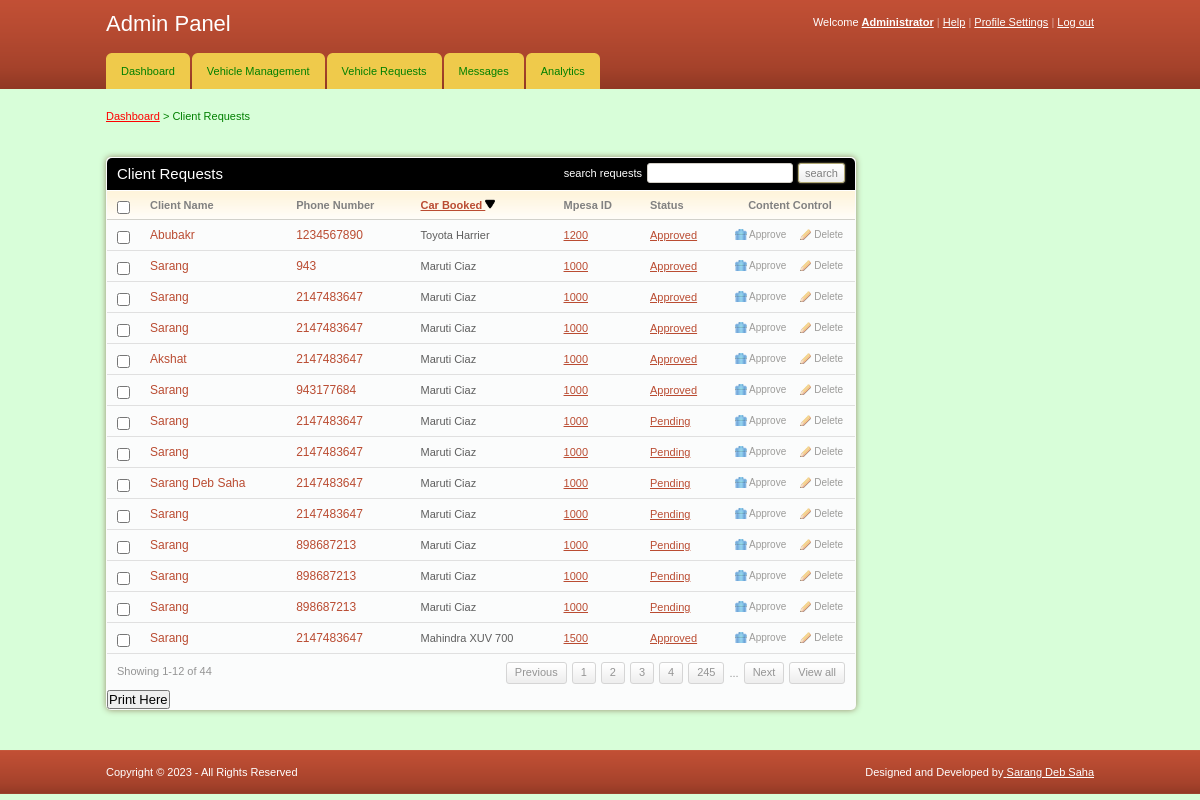
/admin/requests_desc.php (signed in), run on the app's committed database.
### tables this page shows
CREATE TABLE `client` (
  `client_id` int(11) NOT NULL,
  `fname` varchar(255) NOT NULL,
  `email` varchar(255) NOT NULL,
  `id_no` int(11) NOT NULL,
  `phone` int(11) NOT NULL,
  `location` varchar(255) NOT NULL,
  `gender` varchar(255) NOT NULL,
  `car_id` int(11) NOT NULL,
  `status` varchar(255) NOT NULL,
  `mpesa` varchar(255) NOT NULL,
  `date_from` date NOT NULL,
  `date_to` date NOT NULL
);

CREATE TABLE `cars` (
  `car_id` int(11) NOT NULL,
  `car_name` varchar(255) NOT NULL,
  `car_type` varchar(255) NOT NULL,
  `image` text NOT NULL,
  `hire_cost` int(11) NOT NULL,
  `car_no` varchar(15) NOT NULL,
  `capacity` int(11) NOT NULL,
  `status` varchar(255) NOT NULL
);

### admin/requests_desc.php (the view, shortened to what this page needs)
<!DOCTYPE html PUBLIC "-//W3C//DTD XHTML 1.0 Transitional//EN" "http://www.w3.org/TR/xhtml1/DTD/xhtml1-transitional.dtd">
<html xmlns="http://www.w3.org/1999/xhtml">
<head>
	<link rel="stylesheet" href="css/style.css" type="text/css" media="all" />
</head>
<body>
<div id="header">
	<div class="shell">
		<?php
			include 'menu.php';
		?>
	</div>
</div>
<div id="container">
	<div class="shell">
		<div class="small-nav">
			<a href="index.php">Dashboard</a>
			<span>&gt;</span>
			Client Requests
		</div>
		<br />
		<div id="main">
			<div id="content">
				<div class="box">
					<div class="box-head">
						<h2 class="left">Client Requests</h2>
						<div class="right">
							<label>search requests</label>
							<input type="text" class="field small-field" />
							<input type="submit" class="button" value="search" />
						</div>
					</div>
					<div class="table">
						<table width="100%" style="border: 0" cellspacing="0" cellpadding="0">
							<tr>
								<th width="13"><input type="checkbox" class="checkbox" /></th>
								<th>Client Name</th>
								<th>Phone Number</th>
								<th><a href="client_requests.php">Car Booked  <img src="../img/down.png" width="10" height="10"></th>
								<th>Mpesa ID</th>
								<th>Status</th>
								<th width="110" class="ac">Content Control</th>
							</tr>
							<?php
								include '../includes/config.php';
								$select = "SELECT client.client_id,client.fname,client.phone,cars.car_name,cars.hire_cost,client.status
										FROM client JOIN cars ON client.car_id=cars.car_id ORDER BY car_name DESC";
								$result = $conn->query($select);
								while($row = $result->fetch_assoc()){
							?>
							<tr>
								<td><input type="checkbox" class="checkbox" /></td>
								<td><h3><a href="#"><?php echo $row['fname'] ?></a></h3></td>
								<td><h3><a href="#"><?php echo $row['phone'] ?></a></h3></td>
								<td><?php echo $row['car_name'] ?></td>
								<td><a href="#"><?php echo $row['hire_cost'] ?></a></td>
								<td><a href="#"><?php echo $row['status'] ?></a></td>
								<td><a href="javascript:sureToApprove(<?php echo $row['client_id'];?>)" class="ico del">Approve</a><a href="javascript:sureToDelete(<?php echo $row['client_id'];?>)" class="ico edit">Delete</a></td>
							</tr>
							<?php
								}
							?>
						</table>
						<div class="pagging">
							<div class="left">Showing 1-12 of 44</div>
							<div class="right">
								<a href="#">Previous</a>
								<a href="#">1</a>
								<a href="#">2</a>
								<a href="#">3</a>
								<a href="#">4</a>
								<a href="#">245</a>
								<span>...</span>
								<a href="#">Next</a>
								<a href="#">View all</a>
							</div>
						</div>
					</div>
					<h2><input type="submit" onclick="window.print()" value="Print Here" /></h2>
				</div>
			</div>
		</div>
	</div>
</div>
<div id="footer">
	<div class="shell">
		<span class="left">Copyright &copy; <?php echo date("Y"); ?> - All Rights Reserved</span>
		<span class="right">
			Designed and Developed by<a href= "https://www.instagram.com/sarang_1407/"> Sarang Deb Saha </a>
		</span>
	</div>
</div>
</body>
</html>

### admin/css/style.css (style rules this page uses)
* { padding:0; margin:0; outline:0; }
body { background:#D8FED9; font-family: Verdana, sans-serif; font-size:11px; line-height:14px; color:#5e5e5e; }
input, textarea, select { font-family: Verdana, sans-serif; font-size:13px; }
.field { border:solid 1px #d3cfc7; background:#fff; padding:5px; }
.small-field { border:solid 1px #d3cfc7; background:#fff; padding:3px 1px; font-size:11px; }
.checkbox { width:13px; height:13px; vertical-align:top; position:relative; top:2px; }
.button { background:#eee url(images/button.gif) repeat-x 0 0; border:solid 1px #b1a874; color:#7f7f7f; font-size:11px; padding:2px 6px 2px 6px; cursor:pointer; line-height:14px !important; }
a img { border:0; }
a { color:#ba4c32; text-decoration: underline; cursor:pointer; }
.left, .alignleft { float:left; display:inline; }
.right, .alignright { float:right; display:inline; }
.ac { text-align: center !important; }
h2 { font-size:15px; font-weight: normal; }
h3 { font-size:12px; line-height:14px; font-weight: normal; }
h3 a { text-decoration: none; }
.shell { width:988px; margin:0 auto; }
#header { height:89px; background:url(images/header.gif); white-space:nowrap; }
#container { padding:20px 0; }
.small-nav { color: green; padding-bottom:20px; }
.small-nav a { color: red; }
#content { float:left; width:750px; }
.table th { background:#fffdfa url(images/th.gif) repeat-x 0 0; color:#818181; text-align: left; padding:7px 10px; border-bottom:solid 1px #d2d1cb; }
.table td { background:#fbfcfc; border-bottom:solid 1px #e0e0e0; padding:8px 10px; }
.box { background:#fbfcfc; height:100%; padding:1px; margin-bottom:20px; }
.box-head { background:black; height:32px; color:#fff; padding: 0 10px; line-height:32px; white-space:nowrap; border-bottom:solid 1px #fff; }
.box-head .right { padding-top:5px; line-height:13px; }
.box-head .right label, .box-head .right input { float:left; }
.box-head .right label { padding:4px 0 0 0; }
.box-head .right input { margin-left:5px; }
.pagging { height:20px; padding:8px 10px; line-height:19px; color:#949494; }
.pagging a { background:url(images/pagging.gif) repeat-x 0 0; height:20px; float:left; padding:0 8px; border:solid 1px #d5d5d5; text-decoration: none; color:#949494; margin-left:5px; }
.pagging span { float:left; margin-left:5px; padding-top:2px; }
a.ico { color:#9d9c9a; font-size:10px; text-decoration: none; padding:0 0 0 14px; background-repeat:no-repeat; background-position:0 0; }
a.del { background-image:url(images/del.gif) }
a.edit { background-image:url(images/edit.gif); margin-left:14px; }
#footer { height:44px; background:url(images/footer.gif); line-height:44px; color:#fff; }
#footer a { color:#fff; }
.box { -moz-border-radius:5px; -webkit-border-radius:5px; -moz-box-shadow: 0 0 6px #978f6c; -webkit-box-shadow: 0 0 6px #978f6c; }
.box-head { -moz-border-radius-topleft:5px; -moz-border-radius-topright:5px; -webkit-border-top-left-radius:5px; -webkit-border-top-right-radius:5px; }
.field, .button { -moz-border-radius:4px; -webkit-border-radius:4px; }
.small-field, .button, .pagging a { -moz-border-radius:3px; -webkit-border-radius:3px; }
.button { -moz-box-shadow: 0 0 2px #978f6c; -webkit-box-shadow: 0 0 2px #978f6c; }

### data on the page
client: fname "Abubakr", phone "1234567890", car.car_name "Toyota Harrier", car.hire_cost "1200", status "Approved"
client: fname "Sarang", phone "943", car.car_name "Maruti Ciaz", car.hire_cost "1000", status "Approved"
client: fname "Sarang", phone "2147483647", car.car_name "Maruti Ciaz", car.hire_cost "1000", status "Approved"
client: fname "Sarang", phone "2147483647", car.car_name "Maruti Ciaz", car.hire_cost "1000", status "Approved"
client: fname "Akshat", phone "2147483647", car.car_name "Maruti Ciaz", car.hire_cost "1000", status "Approved"
client: fname "Sarang", phone "943177684", car.car_name "Maruti Ciaz", car.hire_cost "1000", status "Approved"
client: fname "Sarang", phone "2147483647", car.car_name "Maruti Ciaz", car.hire_cost "1000", status "Pending"
client: fname "Sarang", phone "2147483647", car.car_name "Maruti Ciaz", car.hire_cost "1000", status "Pending"
client: fname "Sarang Deb Saha", phone "2147483647", car.car_name "Maruti Ciaz", car.hire_cost "1000", status "Pending"
client: fname "Sarang", phone "2147483647", car.car_name "Maruti Ciaz", car.hire_cost "1000", status "Pending"
client: fname "Sarang", phone "898687213", car.car_name "Maruti Ciaz", car.hire_cost "1000", status "Pending"
client: fname "Sarang", phone "898687213", car.car_name "Maruti Ciaz", car.hire_cost "1000", status "Pending"
client: fname "Sarang", phone "898687213", car.car_name "Maruti Ciaz", car.hire_cost "1000", status "Pending"
client: fname "Sarang", phone "2147483647", car.car_name "Mahindra XUV 700", car.hire_cost "1500", status "Approved"
